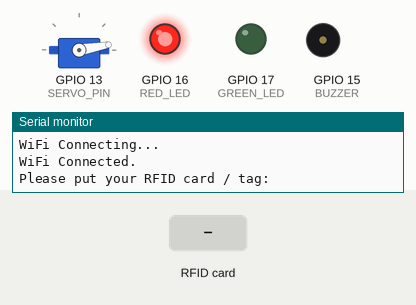
This sketch was run on a simulated ESP32. On the bench: servo, output pins drawn as LEDs (lit = HIGH), buzzer (waves = sounding, pin HIGH), the last lines printed to the serial monitor. Dashed ring = blinking. The inputs (shaded band) are chosen by the test bench. WiFi joins after 1.5 s; servers stay silent unless stated; uploads are accepted with an empty reply.

Above: at 3.7 s.
3.8 s: RFID card 12 34 56 78 held to the reader
At 4.47 s:
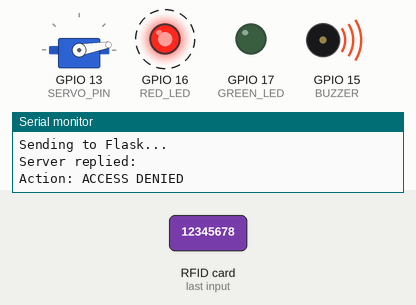
6.5 s: RFID card 5E 7A 19 C4 held to the reader
At 8.7 s:
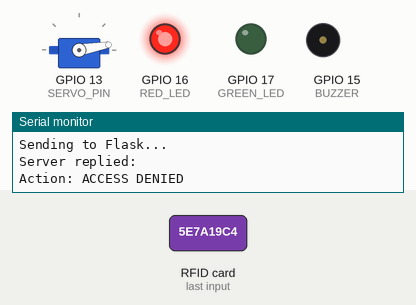
Timing chart, 0 to 10.2 s (numbered marks = the images above; inputs shaded):
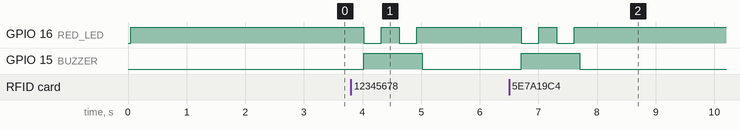

Measured:
- after the input at 3.8 s, GPIO 16 (RED_LED): alternates HIGH for 0.30 s and LOW for 0.30 s, 4 changes in all, then stays HIGH, starting after 0.22 s; GPIO 15 (BUZZER): LOW → HIGH after 0.22 s, → LOW 1.0 s later
- after the input at 6.5 s, GPIO 16 (RED_LED): alternates HIGH for 0.30 s and LOW for 0.30 s, 4 changes in all, then stays HIGH, starting after 0.21 s; GPIO 15 (BUZZER): LOW → HIGH after 0.21 s, → LOW 1.0 s later

The sketch:

RFID_entry.ino
```cpp
#include <SPI.h>
#include <MFRC522.h>
#include <WiFi.h>
#include <WiFiClientSecure.h>
#include <HTTPClient.h>
#include <ESP32Servo.h>

const char* wifi_ssid = "B100M-T3";
const char* wifi_password = "12345678";

// Flask Server IP
const char* serverName = "https://smart-parking-system-ucb4.onrender.com/rfid_entry";

#define SS_PIN 5
#define RST_PIN 21
#define GREEN_LED 17
#define RED_LED 16
#define BUZZER 15
#define ULTRASONIC_TRIG 32
#define ULTRASONIC_ECHO 35
#define SERVO_PIN 13


MFRC522 rfid(SS_PIN, RST_PIN); // Instance of the class
Servo entry_gate;

const int thresholdCM = 5;
const int openAngle = 100;
const int closeAngle = 10;
const int motorMinPulse = 550;
const int motorMaxPulse = 2400;


void setup_wifi() {
  delay(10);
  WiFi.begin(wifi_ssid, wifi_password);
  while(WiFi.status() != WL_CONNECTED){
    Serial.println("WiFi Connecting...");
    delay(500);
  }
  Serial.println("WiFi Connected.");
}

void setup() {
  Serial.begin(115200);
  SPI.begin(); // Init SPI bus
  rfid.PCD_Init(); // Init MFRC522


  // Initialize LED pins
  pinMode(GREEN_LED, OUTPUT);
  pinMode(RED_LED, OUTPUT);
  pinMode(BUZZER, OUTPUT);

  digitalWrite(GREEN_LED, LOW);
  digitalWrite(RED_LED, HIGH);
  digitalWrite(BUZZER, LOW);

  // Initialize ultrasonic sensor
  pinMode(ULTRASONIC_TRIG, OUTPUT);
  pinMode(ULTRASONIC_ECHO, INPUT);

  //Initialize servo motor
  ESP32PWM::allocateTimer(0);
  ESP32PWM::allocateTimer(1);
  ESP32PWM::allocateTimer(2);
  ESP32PWM::allocateTimer(3);

  entry_gate.setPeriodHertz(50);    // Standard 50hz servo frequency
  entry_gate.attach(SERVO_PIN, motorMinPulse, motorMaxPulse);
  entry_gate.write(closeAngle);
  delay(1000);

  // Connect to Wi-Fi
  setup_wifi();

  Serial.println(F("Please put your RFID card / tag:"));
}


// A custom function to move the gate smoothly and stop bouncing
void smooth_move(int currentAngle, int targetAngle) {

  // If we are moving UP
  if (currentAngle < targetAngle) {
    for (int pos = currentAngle; pos <= targetAngle; pos += 1) {
      entry_gate.write(pos);
      delay(8);
    }
  }
  // If we are moving DOWN
  else {
    for (int pos = currentAngle; pos >= targetAngle; pos -= 1) {
      entry_gate.write(pos);
      delay(8);
    }
  }
}


bool car_is_blocking_gate() {
  digitalWrite(ULTRASONIC_TRIG, LOW);
  delayMicroseconds(2);
  digitalWrite(ULTRASONIC_TRIG, HIGH);
  delayMicroseconds(10);
  digitalWrite(ULTRASONIC_TRIG, LOW);

  long duration = pulseIn(ULTRASONIC_ECHO, HIGH, 25000);
  float distanceCM = duration * 0.0343 / 2;
  Serial.println(distanceCM);
  if(distanceCM > 0 && distanceCM < thresholdCM) {
    return true;
  }

  return false;
}

void detect_car_blocking_gate() {
  while(car_is_blocking_gate()) {
    Serial.println("Car is currently blocking gate. Waiting for car to move before closing");
    delay(1000);
  }
}

void gate_action() {
  smooth_move(closeAngle, openAngle);
  delay(1000);
  detect_car_blocking_gate();
  delay(1000);
  smooth_move(openAngle, closeAngle);
  delay(1000);
}

void approved() {
  Serial.println("Action: OPENING GATE");


  digitalWrite(RED_LED, LOW);
  digitalWrite(GREEN_LED, HIGH);

  digitalWrite(BUZZER, HIGH);
  delay(150);
  digitalWrite(BUZZER, LOW);
  delay(150);
  digitalWrite(BUZZER, HIGH);
  delay(150);
  digitalWrite(BUZZER, LOW);

  gate_action();

  digitalWrite(GREEN_LED, LOW);
  digitalWrite(RED_LED, HIGH);
}

void denied() {
  Serial.println("Action: ACCESS DENIED");
  digitalWrite(BUZZER, HIGH);

  digitalWrite(RED_LED, LOW);
  delay(300);
  digitalWrite(RED_LED, HIGH);
  delay(300);
  digitalWrite(RED_LED, LOW);
  delay(300);
  digitalWrite(RED_LED, HIGH);

  delay(100);
  digitalWrite(BUZZER, LOW);
}


void loop() {
  // Reset the loop if no new card present on the sensor/reader.

  if (!rfid.PICC_IsNewCardPresent()){
    return;
  }
  if (!rfid.PICC_ReadCardSerial()) {
    return;
  }
  Serial.print(F("PICC type: "));
  MFRC522::PICC_Type piccType = rfid.PICC_GetType(rfid.uid.sak);
  Serial.println(rfid.PICC_GetTypeName(piccType));

  // Check is the PICC of Classic MIFARE type
  if (piccType != MFRC522::PICC_TYPE_MIFARE_MINI &&
  piccType != MFRC522::PICC_TYPE_MIFARE_1K &&
  piccType != MFRC522::PICC_TYPE_MIFARE_4K) {
    Serial.println (F("Your tag is NOT of type MIFARE Classic."));
    return;
  }


  // Format the UID into a clean String
  String cardID = "";
  for (byte i = 0; i < rfid.uid.size; i++) {
    // If the hex number is only 1 digit, add a leading '0' (like '0A')
    if (rfid.uid.uidByte[i] < 0x10) {
      cardID += "0";
    }
    cardID += String(rfid.uid.uidByte[i], HEX);
  }

  cardID.toUpperCase();
  Serial.print("Scanned Card ID: ");
  Serial.println(cardID);

  // Send the HTTP POST request to Flask
  if(WiFi.status() == WL_CONNECTED){
    WiFiClientSecure client;
    client.setInsecure(); // Bypass SSL certificate verification

    HTTPClient http;
    http.begin(client, serverName); // Pass the secure client into the HTTP connection
    http.addHeader("Content-Type", "application/json");

    // Create a simple JSON payload
    String httpRequestData = "{\"rfid_uid\":\"" + cardID + "\"}";

    Serial.println("Sending to Flask...");
    int httpResponseCode = http.POST(httpRequestData);

    // Read the response from Flask
    if (httpResponseCode > 0) {
      String response = http.getString();
      Serial.print("Server replied: ");
      Serial.println(response);

      if (response.indexOf("\"APPROVED\"") > 0) {
        // SUCCESS: Green LED + Double Beep
        approved();

      } else {
        // DENIED: Red Blinks + Short Beep
        denied();
      }

    } else {
      Serial.print("Error connecting to server. Code: ");
      Serial.println(httpResponseCode);
    }
    http.end();
  } else {
    Serial.println("WiFi Disconnected");
  }

  rfid.PICC_HaltA();
  rfid.PCD_StopCrypto1();
}
```
